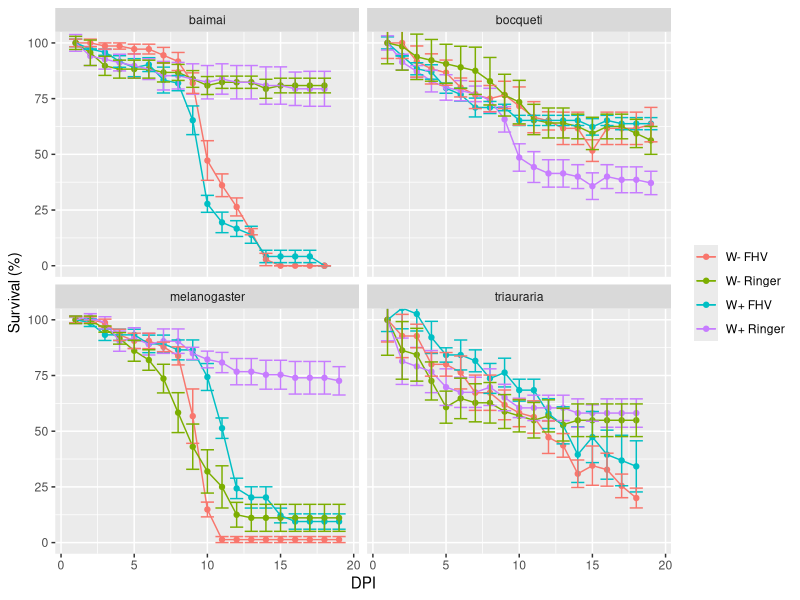

The R script that drew this image:
library(tidyverse)
library(lubridate)
library(plotrix) #sei esse pacote só para calcular o erro padrao mas nao sei se ta certo


data <- read_delim("experimento_mountium.csv", delim = ";")

tidy_data <- data %>%
  pivot_longer(cols = c("R1", "R2", "R3", "R4", "R5"), #deixa o dado tidy
               names_to = "replica", values_to = "sobreviventes") %>% 
  mutate(data = as_date(dmy(data))) %>% #le a coluna de data como data
  mutate(DPI = if_else(especie == "bocquete" | especie == "melanogaster",
                       yday(data) - 291, #um dia antes do dia do ano que o experimento comecou
                       yday(data) - 292)) %>% 
  mutate(tratamento = case_when(tratamento == "V" ~ "FHV",
                                tratamento == "C" ~ "Ringer")) %>%
  mutate(wolbachia = case_when(wolbachia == "P" ~ "W+",
                               wolbachia == "N" ~"W-")) %>%
  mutate(especie = if_else(especie == "bocquete", "bocqueti", especie)) %>%
  mutate(catg = str_c(especie, wolbachia, tratamento, replica)) 

summary <- tidy_data %>%
  group_by(especie, wolbachia, tratamento, DPI) %>%
  summarise(media = mean(sobreviventes),
            erro_padrao = std.error(sobreviventes)) %>% 
  mutate(catg = str_c(especie, wolbachia, tratamento)) %>%
  ungroup() 

#calcula a media e o ep por grupo
prop_data <- summary %>%
  mutate(first_media = case_when( #pega a media do primeiro dia e repete para os demais dia numa coluna nova
    catg == "bocquetiW+FHV" ~ subset(summary, catg == "bocquetiW+FHV" & DPI == 1)[["media"]],
    catg == "bocquetiW+Ringer" ~ subset(summary, catg == "bocquetiW+Ringer" & DPI == 1)[["media"]],
    catg == "bocquetiW-FHV" ~ subset(summary, catg == "bocquetiW-FHV" & DPI == 1)[["media"]],
    catg == "bocquetiW-Ringer" ~ subset(summary, catg == "bocquetiW-Ringer" & DPI == 1)[["media"]],
    catg == "melanogasterW+FHV" ~ subset(summary, catg == "melanogasterW+FHV" & DPI == 1)[["media"]],
    catg == "melanogasterW+Ringer" ~ subset(summary, catg == "melanogasterW+Ringer" & DPI == 1)[["media"]],
    catg == "melanogasterW-FHV" ~ subset(summary, catg == "melanogasterW-FHV" & DPI == 1)[["media"]],
    catg == "melanogasterW-Ringer" ~ subset(summary, catg == "melanogasterW-Ringer" & DPI == 1)[["media"]],
    catg == "baimaiW+FHV" ~ subset(summary, catg == "baimaiW+FHV" & DPI == 1)[["media"]],
    catg == "baimaiW+Ringer" ~ subset(summary, catg == "baimaiW+Ringer" & DPI == 1)[["media"]],
    catg == "baimaiW-FHV" ~ subset(summary, catg == "baimaiW-FHV" & DPI == 1)[["media"]],
    catg == "baimaiW-Ringer" ~ subset(summary, catg == "baimaiW-Ringer" & DPI == 1)[["media"]],
    catg == "triaurariaW+FHV" ~ subset(summary, catg == "triaurariaW+FHV" & DPI == 1)[["media"]],
    catg == "triaurariaW+Ringer" ~ subset(summary, catg == "triaurariaW+Ringer" & DPI == 1)[["media"]],
    catg == "triaurariaW-FHV" ~ subset(summary, catg == "triaurariaW-FHV" & DPI == 1)[["media"]],
    catg == "triaurariaW-Ringer" ~ subset(summary, catg == "triaurariaW-Ringer" & DPI == 1)[["media"]],
    TRUE ~ media )) %>% 
  mutate(prop_media = (media*100)/first_media,
         prop_erro = (erro_padrao*100)/first_media)

prop_data %>%  
  select(especie, wolbachia, tratamento, prop_media, prop_erro, DPI) %>%
  mutate(catg2 = str_c(wolbachia, tratamento, sep = " ")) %>%
  ggplot(aes(x = DPI, y = prop_media, color = catg2)) +
  geom_point() +
  geom_line() +
  geom_errorbar(aes(ymin = prop_media - prop_erro, ymax = prop_media + prop_erro)) +
  facet_wrap(~ especie, nrow = 2) +
  coord_cartesian(ylim = c(0, 100)) +
  labs(y = "Survival (%)", color = NULL)